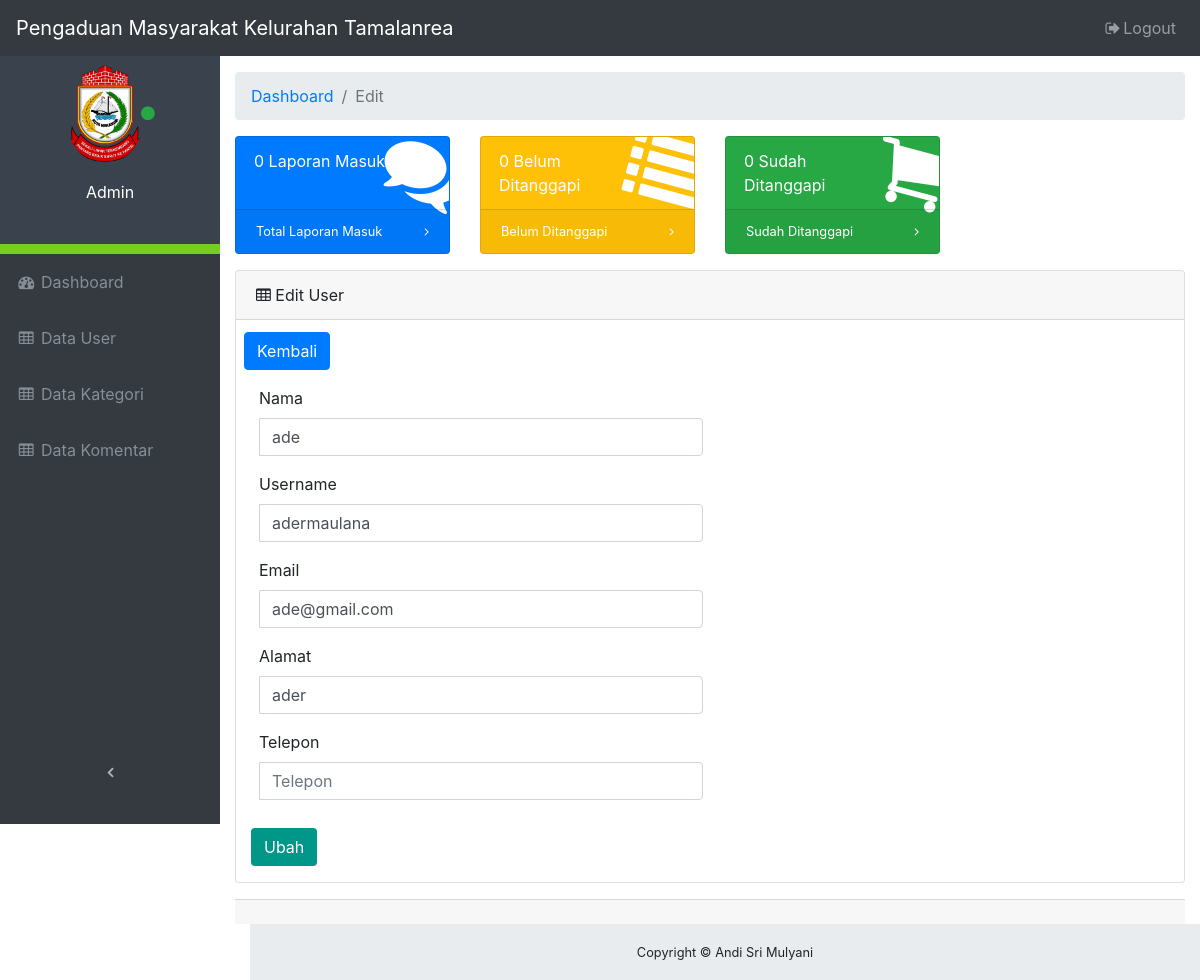
The app's page /edit-user.php?edit&id=15, older data.
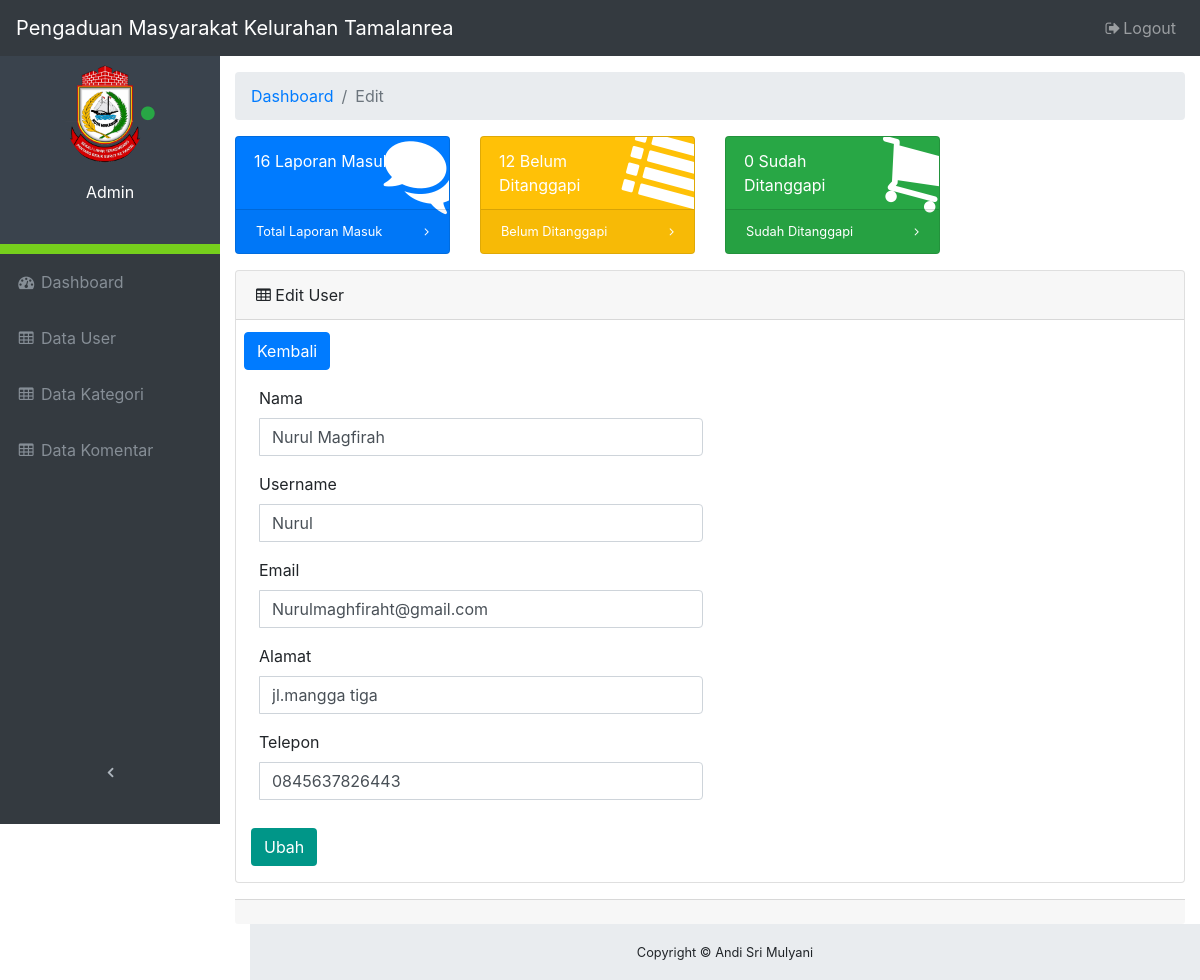
The same page, newer data.
### tables this page shows
CREATE TABLE `user` (
  `id` int(11) NOT NULL,
  `nama` varchar(255) NOT NULL,
  `username` varchar(50) NOT NULL,
  `email` varchar(255) NOT NULL,
  `password` varchar(255) NOT NULL,
  `alamat` varchar(255) NOT NULL,
  `telpon` varchar(20) NOT NULL
);

### edit-user.php (the view, shortened to what the changed rows need)
<?php
    require_once("database.php");
    global $total_laporan_masuk, $total_laporan_menunggu, $total_laporan_ditanggapi;
    if ($id_admin > 0) {
        foreach($db->query("SELECT COUNT(*) FROM laporan WHERE laporan.tujuan = $id_admin") as $row) {
            $total_laporan_masuk = $row['COUNT(*)'];
        }
        foreach($db->query("SELECT COUNT(*) FROM laporan WHERE status = \"Ditanggapi\" AND laporan.tujuan = $id_admin") as $row) {
            $total_laporan_ditanggapi = $row['COUNT(*)'];
        }
        foreach($koneksi>query("SELECT COUNT(*) FROM laporan WHERE status = \"Menunggu\" AND laporan.tujuan = $id_admin") as $row) {
            $total_laporan_menunggu = $row['COUNT(*)'];
        }
    } else {
        foreach($koneksi->query("SELECT COUNT(*) FROM laporan") as $row) {
            $total_laporan_masuk = $row['COUNT(*)'];
        }
        foreach($koneksi->query("SELECT COUNT(*) FROM laporan WHERE status = \"Menunggu\"") as $row) {
            $total_laporan_menunggu = $row['COUNT(*)'];
        }
    }
    require_once("database.php");
    if(isset($_GET['edit'])){
            $tampil = mysqli_query($koneksi, "SELECT * FROM user WHERE id = '$_GET[id]'");
            $data = mysqli_fetch_array($tampil);
            if($data){
                $nama = $data['nama'];
                $username = $data['username'];
                $email = $data['email'];
                $alamat = $data['alamat'];
                $telepon = $data['telpon'];
            }
    }
 ?>
<!DOCTYPE html>
<html lang="en">
<head>
    <link href="vendor/bootstrap/css/bootstrap.css" rel="stylesheet">
    <link href="vendor/font-awesome/css/font-awesome.min.css" rel="stylesheet" type="text/css">
    <link href="vendor/datatables/dataTables.bootstrap4.css" rel="stylesheet">
    <link href="css/admin.css" rel="stylesheet">
</head>
<body class="fixed-nav sticky-footer" id="page-top">
    <div class="content-wrapper">
        <div class="container-fluid">
            <div class="row">
                <div class="col-xl-3 col-sm-6 mb-3">
                    <div class="card text-white bg-primary o-hidden h-100">
                        <div class="card-body">
                            <div class="card-body-icon">
                                <i class="fa fa-fw fa-comments"></i>
                            </div>
                            <div class="mr-5"><?php echo $total_laporan_masuk; ?> Laporan Masuk</div>
                        </div>
                    </div>
                </div>
                <div class="col-xl-3 col-sm-6 mb-3">
                    <div class="card text-white bg-warning o-hidden h-100">
                        <div class="card-body">
                            <div class="card-body-icon">
                                <i class="fa fa-fw fa-list"></i>
                            </div>
                            <div class="mr-5"><?php echo $total_laporan_menunggu; ?> Belum Ditanggapi</div>
                        </div>
                    </div>
                </div>
            </div>
            <div class="card mb-3">
                <div class="card-body mx-2 col-8">
                    <form class="form-horizontal" role="form" method="post">
                        <div class="form-group">
                            <div class="col-sm-9">
                                <div class="input-group">
                                    <input type="text" class="form-control"  name="nama" placeholder="Nama User" value="<?= $nama ?>" required>
                                </div>
                            </div>
                        </div>
                        <div class="form-group">
                            <div class="col-sm-9">
                                <div class="input-group">
                                    <input type="text" class="form-control"  name="username" placeholder="Username" value="<?= $username ?>" required>
                                </div>
                            </div>
                        </div>
                        <div class="form-group">
                            <div class="col-sm-9">
                                <div class="input-group">
                                    <input type="email" class="form-control"  name="email" placeholder="Email" value="<?= $email ?>" required>
                                </div>
                            </div>
                        </div>
                        <div class="form-group">
                            <div class="col-sm-9">
                                <div class="input-group">
                                    <input type="text" class="form-control"  name="alamat" placeholder="Telepon" value="<?= $alamat ?>" required>
                                </div>
                            </div>
                        </div>
                        <div class="form-group">
                            <div class="col-sm-9">
                                <div class="input-group">
                                    <input type="text" class="form-control"  name="telepon" placeholder="Telepon" value="<?= $telepon ?>" required>
                                </div>
                            </div>
                        </div>
                        </div>
                </div>
            </div>
        </div>
</body>
</html>

Row changes from the older to the newer data that the page shows:
changed user: nama "ade" → "Nurul Magfirah"; username "adermaulana" → "Nurul"; email "ade@gmail.com" → "Nurulmaghfiraht@gmail.com"; alamat "ader" → "jl.mangga tiga"; telepon (not shown) → "0845637826443"
Text that changed along with them:
$total_laporan_masuk: "0" → "16"
$total_laporan_menunggu: "0" → "12"
